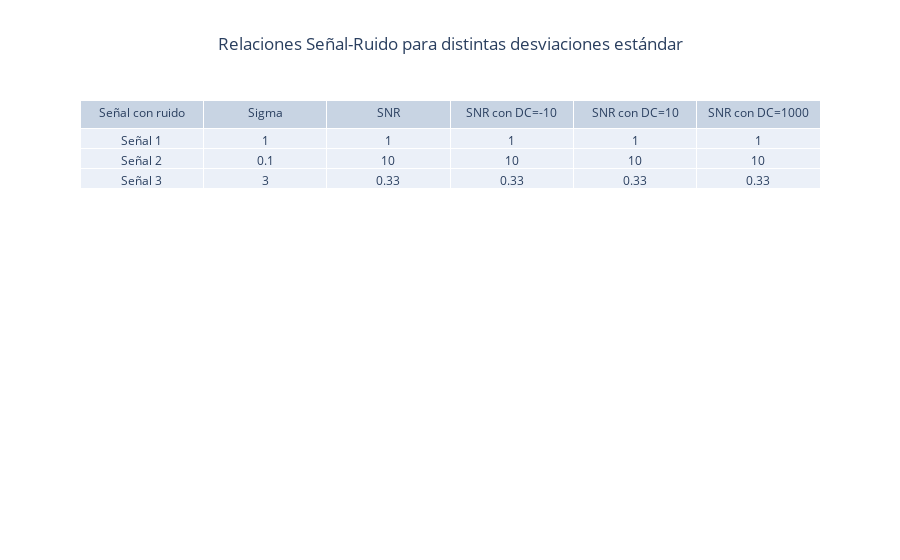

Source (notebook cell):
### Markdown cell above
Se calcula SNR a cada señal con componente de continua

### Code cell
SNR4 = Señal_Ruido(AX1_C1,sigma1,fs/f0)
SNR5 = Señal_Ruido(AX2_C1,sigma2,fs/f0)
SNR6 = Señal_Ruido(AX3_C1,sigma3,fs/f0)

SNR7 = Señal_Ruido(AX1_C2,sigma1,fs/f0)
SNR8 = Señal_Ruido(AX2_C2,sigma2,fs/f0)
SNR9 = Señal_Ruido(AX3_C2,sigma3,fs/f0)

SNR10 = Señal_Ruido(AX1_C3,sigma1,fs/f0)
SNR11 = Señal_Ruido(AX2_C3,sigma2,fs/f0)
SNR12 = Señal_Ruido(AX3_C3,sigma3,fs/f0)

DC_SNR_layout = go.Layout(
    title='Relaciones Señal-Ruido para distintas desviaciones estándar',
    title_x=0.5,
    margin=go.layout.Margin(
        autoexpand=True
    )
)

fig4 = go.Figure(data=[go.Table(header=dict(values=['Señal con ruido', 'Sigma', 'SNR', 'SNR con DC=-10', 'SNR con DC=10', 'SNR con DC=1000'],align='center'),
                cells=dict(values=[["Señal 1", "Señal 2", "Señal 3"], [sigma1, sigma2, sigma3] , [SNR1, SNR2, SNR3], [SNR4, SNR5, SNR6], [SNR7, SNR8, SNR9], [SNR10, SNR11, SNR12]],align='center'))
                ],
                layout=DC_SNR_layout)
fig4.show()

### Figure 1 — Plotly figure (JSON) as saved in the notebook; plotly's stock layout.template omitted (floating-point values rounded to 4 significant figures)
{"data": [{"cells": {"align": "center", "values": [["Señal 1", "Señal 2", "Señal 3"], [1, 0.1, 3], [1, 10, 0.33], [1, 10, 0.33], [1, 10, 0.33], [1, 10, 0.33]]}, "header": {"align": "center", "values": ["Señal con ruido", "Sigma", "SNR", "SNR con DC=-10", "SNR con DC=10", "SNR con DC=1000"]}, "type": "table"}], "layout": {"margin": {"autoexpand": true}, "title": {"text": "Relaciones Señal-Ruido para distintas desviaciones estándar", "x": 0.5}}}
